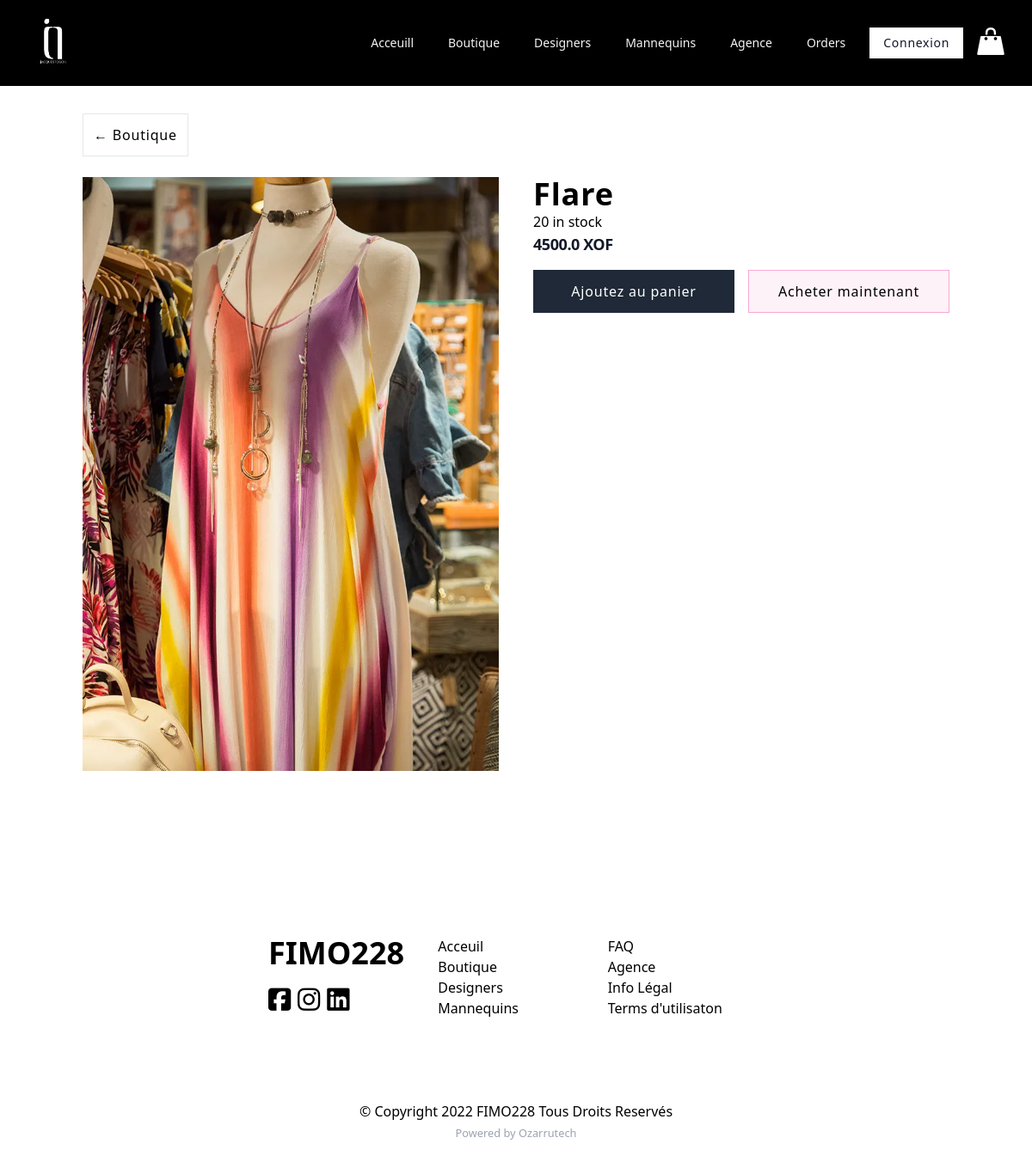
The app's page /shop/flare/ with its own data.
### shop/models.py (models this page shows, shortened)
class Product(models.Model):
    name = models.CharField(max_length=128)
    slug = models.SlugField(max_length=128)
    couture = models.ForeignKey(Couture, on_delete=models.SET_NULL, null=True)
    price = models.FloatField(default=0.0)
    quantity = models.IntegerField(default=0)
    collection = models.CharField(max_length=128, blank=True)
    description = models.TextField(blank=True)
    thumbnail = models.ImageField(upload_to='products', blank=True, null=True)
    date_added = models.DateTimeField(auto_now=True)

### shop/views.py (the view)
# urls.py: path('<str:slug>/', ProductDetailView.as_view(),
class ProductDetailView(DetailView):
    model = Product
    template_name = 'shop/detail.html'

### shop/templates/shop/detail.html (shortened to what this page needs)
{% extends 'main.html' %} {% block content %}
<div class="max-w-7xl mx-auto px-24 ">
  <div class="mx-auto m-4 justify-center w-full">
    <a
      class="inline-block mt-4 p-3 title font-medium tracking-wider border border-grey-400 text-black rounded-none"
      href="{% url 'products' %}"
      >&larr; Boutique
    </a>
    </div>
    <div
      class="mt-6 grid grid-cols-1 gap-10 sm:grid-cols-2"
    >
      <div class="w-full h-full rounded-none overflow-hidden">
        <img
          src="{{product.thumbnail.url}}"
          alt="{{product.name}}"
          class="w-full h-full object-center object-cover"
        />
      </div>
      <div class="w-full">
        <h2 class="text-4xl font-extrabold tracking-wide text-black">
          {{product.name}}
        </h2>
        <h4>{{product.quantity}} in stock</h4>
        <h3 class="text-lg font-bold tracking-tight text-gray-900">
          {{product.price}} XOF
        </h3>
        <div class="grid grid-cols-2 gap-4">
          <button
          data-product="{{product.id}}"
          data-action="add"
          class="inline-block mt-4 p-3 title font-medium tracking-wider bg-gray-800 hover:bg-black text-white update-cart"
          type="button"
        >
        Ajoutez au panier
        </button>
          <a
          data-product="{{product.id}}"
          data-action="add"
            class="inline-block text-center mt-4 p-3 title font-medium tracking-wider bg-pink-50 border border-pink-300 text-black"
            href="{% url 'checkout' %}"
            >Acheter maintenant
          </a>
        </div>
      </div>
    </div>
  </div>
</div>
{% endblock %}

### static/css/styles.css (style rules this page uses)
*, html { box-sizing: border-box; }

### records on screen
Product: thumbnail (picture), name "Flare", quantity "20", price "4500.0"
